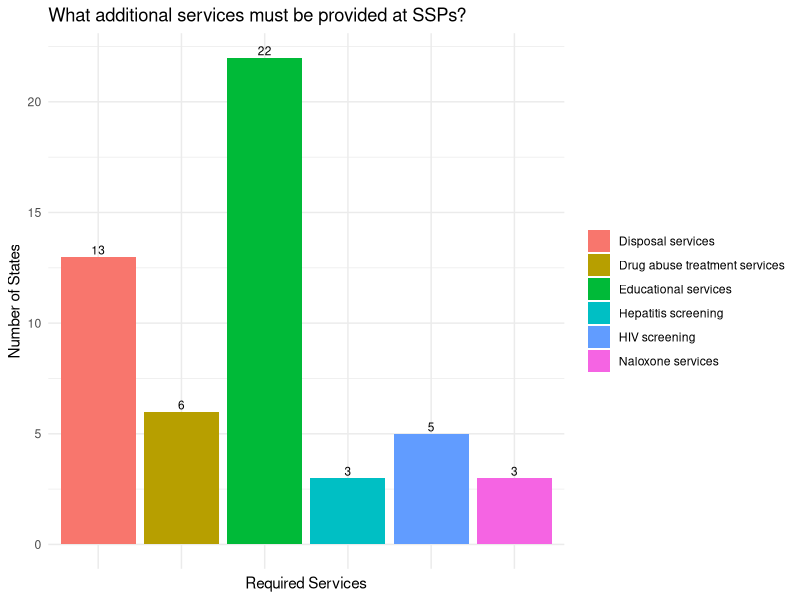
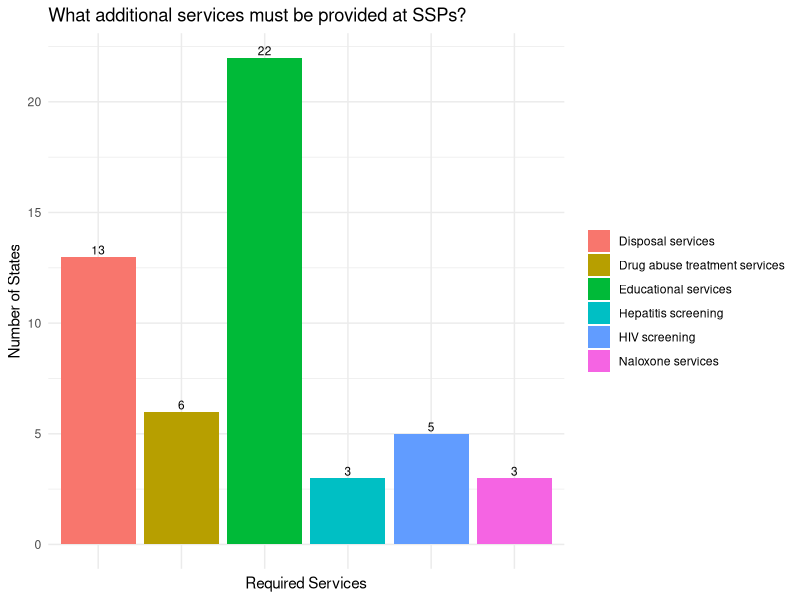

Generate these figures, in order, with R:
library(tidyverse)
library(readr)
library(ggplot2)
library(dplyr)

ssp <- read_csv("source_data/SSP_Data.csv", locale = locale(encoding = "latin1"))

ssp_mutated <- ssp %>%
  mutate(
    HIV_screening = as.integer(grepl("HIV screening", `ssp_services required provided`)),
    Educational_services = as.integer(grepl("Educational services", `ssp_services required provided`)),
    Disposal_services = as.integer(grepl("Disposal services", `ssp_services required provided`)),
    Drug_abuse_treatment_services = as.integer(grepl("Drug abuse treatment services", `ssp_services required provided`)),
    Hepatitis_screening = as.integer(grepl("Hepatitis screening", `ssp_services required provided`)),
    Naloxone_services = as.integer(grepl("Naloxone services", `ssp_services required provided`))
  )

service_counts <- ssp_mutated %>%
  summarise(
    HIV_screening = sum(HIV_screening),
    Educational_services = sum(Educational_services),
    Disposal_services = sum(Disposal_services),
    Drug_abuse_treatment_services = sum(Drug_abuse_treatment_services),
    Hepatitis_screening = sum(Hepatitis_screening),
    Naloxone_services = sum(Naloxone_services)
  )

service_counts_long <- tidyr::gather(service_counts, key = "Service", value = "Count")
service_counts_long$Service <- gsub("_", " ", service_counts_long$Service)

# Create a bar chart
ggplot(service_counts_long, aes(x = Service, y = Count, fill = Service)) +
  geom_bar(stat = "identity") +
  geom_text(size=3, aes(label = Count), vjust = -0.25) +
  labs(title = "What additional services must be provided at SSPs?",
       x = "Required Services",
       y = "Number of States",
       fill = NULL) +
  theme_minimal() +
  theme(axis.text.x = element_blank())


# Save the ggplot object to a file
ggsave(filename = "work/figures/required_services_SSPs.png", 
       width = 6,  
       height = 4, 
       units = "in")  
